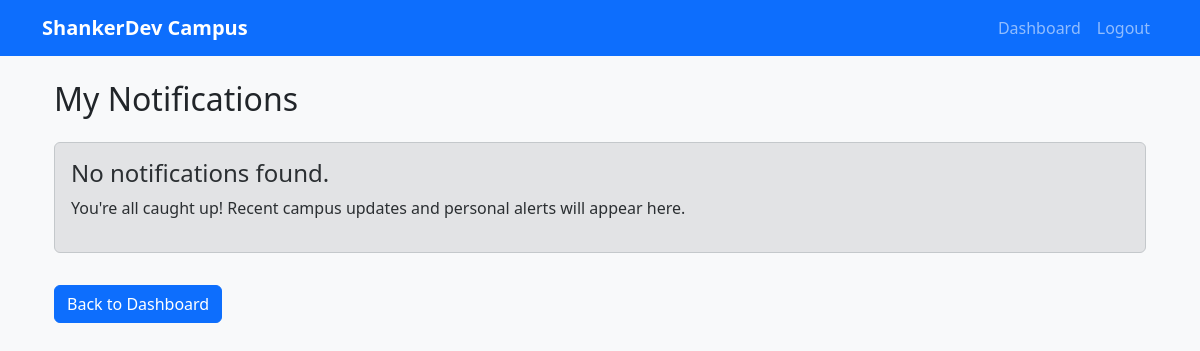
Before: /campus/student/notifications/ (signed in) with the older database file.
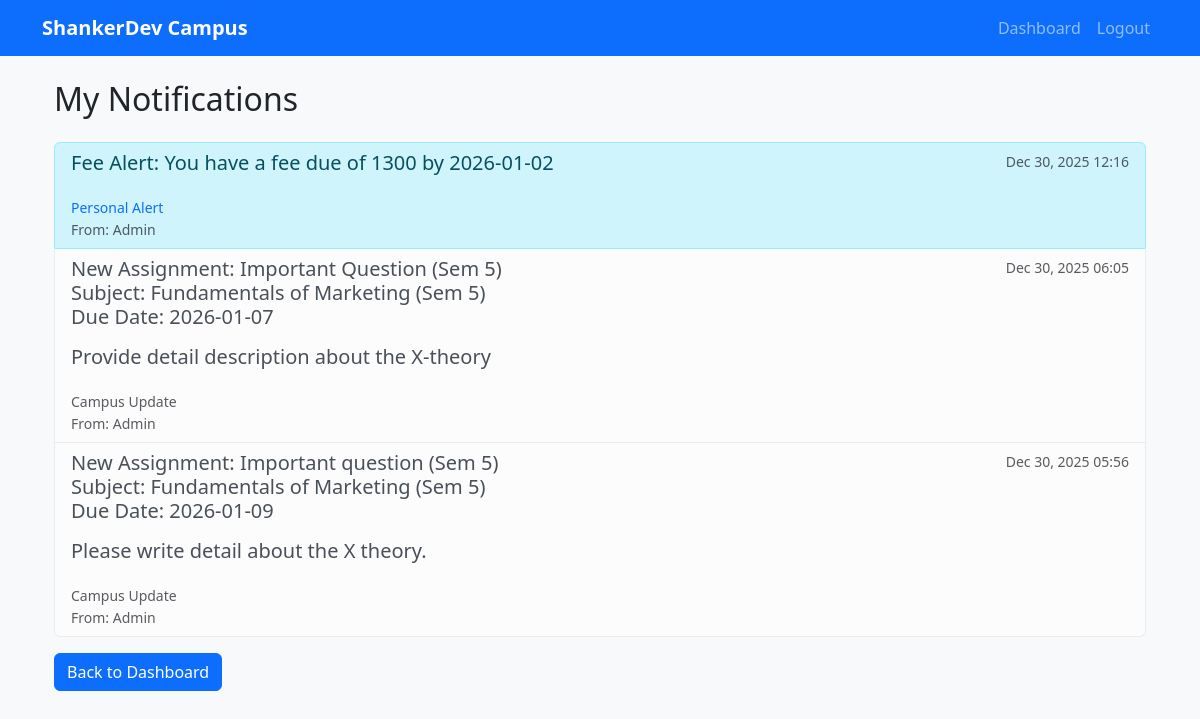
After: the same page with the newer database file.
### campus/models.py (models this page shows, shortened)
class Notification(models.Model):
    message = models.TextField()
    created_at = models.DateTimeField(auto_now_add=True)
    created_by = models.ForeignKey(CustomUser, on_delete=models.SET_NULL, null=True, blank=True, related_name='created_notifications')
    recipient = models.ForeignKey(CustomUser, on_delete=models.CASCADE, null=True, blank=True, related_name='notifications')
    semester = models.IntegerField(null=True, blank=True)

### users/models.py (models this page shows, shortened)
class CustomUser(AbstractUser):
    ROLE_CHOICES = (
        ('student', 'Student'),
        ('teacher', 'Teacher'),
        ('admin', 'Admin'),
    )
    email = models.EmailField(unique=True)
    phone_number = models.CharField(max_length=15, blank=True, null=True, unique=True)
    role = models.CharField(max_length=20, choices=ROLE_CHOICES, default='student')
    is_approved = models.BooleanField(default=False, help_text="Designates whether this user has been approved by an admin.")
    USERNAME_FIELD = 'email'
    REQUIRED_FIELDS = []
    objects = CustomUserManager()

### campus/views.py (the view)
# urls.py: path('student/notifications/', view_notifications, name='view_notifications'),
@login_required
@student_required
def view_notifications(request):
    from .models import Notification
    from django.db.models import Q
    profile, _ = StudentProfile.objects.get_or_create(user=request.user)
    semester_filter = Q(recipient=None, semester=profile.semester) if profile.semester else Q(recipient=None, semester__isnull=True)
    notifications = Notification.objects.filter(
        Q(recipient=request.user) | (Q(recipient__isnull=True) & Q(semester__isnull=True)) | semester_filter
    ).order_by('-created_at')
    return render(request, 'campus/view_notifications.html', {'notifications': notifications})

### campus/views.py (called while the page is built)
def student_required(function):
    return user_passes_test(lambda u: u.role == 'student' and u.is_authenticated)(function)

### myproject/context_processors.py (called while the page is built)
def college_context(request):  # Adjust name to match your setup
    return {
        'college_info': CollegeInfo.objects.first(),
        'events': Event.objects.all(),
    }

### campus/templates/campus/view_notifications.html (shortened to what this page needs)
{% extends 'base.html' %}
{% block content %}
<div class="container mt-4">
    <h2 class="mb-4">My Notifications</h2>
    {% if notifications %}
    <div class="list-group">
        {% for note in notifications %}
        <div
            class="list-group-item list-group-item-action flex-column align-items-start {% if not note.recipient %}list-group-item-light{% else %}list-group-item-info{% endif %}">
            <div class="d-flex w-100 justify-content-between">
                <h5 class="mb-1">{{ note.message|linebreaks }}</h5>
                <small class="text-muted">{{ note.created_at|date:"M d, Y H:i" }}</small>
            </div>
            {% if note.recipient %}
            <small class="text-primary"> Personal Alert</small>
            {% else %}
            <small class="text-muted"> Campus Update</small>
            {% endif %}
            <small class="text-muted d-block">From: {{ note.created_by.get_full_name|default:"Admin" }}</small>
        </div>
        {% endfor %}
    </div>
    {% else %}
    <div class="alert alert-secondary">
        <h4 class="alert-heading">No notifications found.</h4>
        <p>You're all caught up! Recent campus updates and personal alerts will appear here.</p>
    </div>
    {% endif %}
    <a href="{% url 'student_dashboard' %}" class="btn btn-primary mt-3">Back to Dashboard</a>
</div>
{% endblock %}

Changed rows visible on the page:
added Notification: message "Fee Alert: You have a fee due of 1300 by 2026-01-02", created_at "Dec 30, 2025 12:16", shows "Personal Alert", created_by.get_full_name "Admin"
added Notification: message "New Assignment: Important Question (Sem 5) Subject: Fundamentals of Marketing (Sem 5) Due Date: 2026-01-07 Provide detail description about the X-theory", created_at "Dec 30, 2025 06:05", shows "Campus Update", created_by.get_full_name "Admin"
added Notification: message "New Assignment: Important question (Sem 5) Subject: Fundamentals of Marketing (Sem 5) Due Date: 2026-01-09 Please write detail about the X theory.", created_at "Dec 30, 2025 05:56", shows "Campus Update", created_by.get_full_name "Admin"
Other visible differences:
text no longer shown: "No notifications found. You're all caught up! Recent campus updates and personal alerts will appear here."
